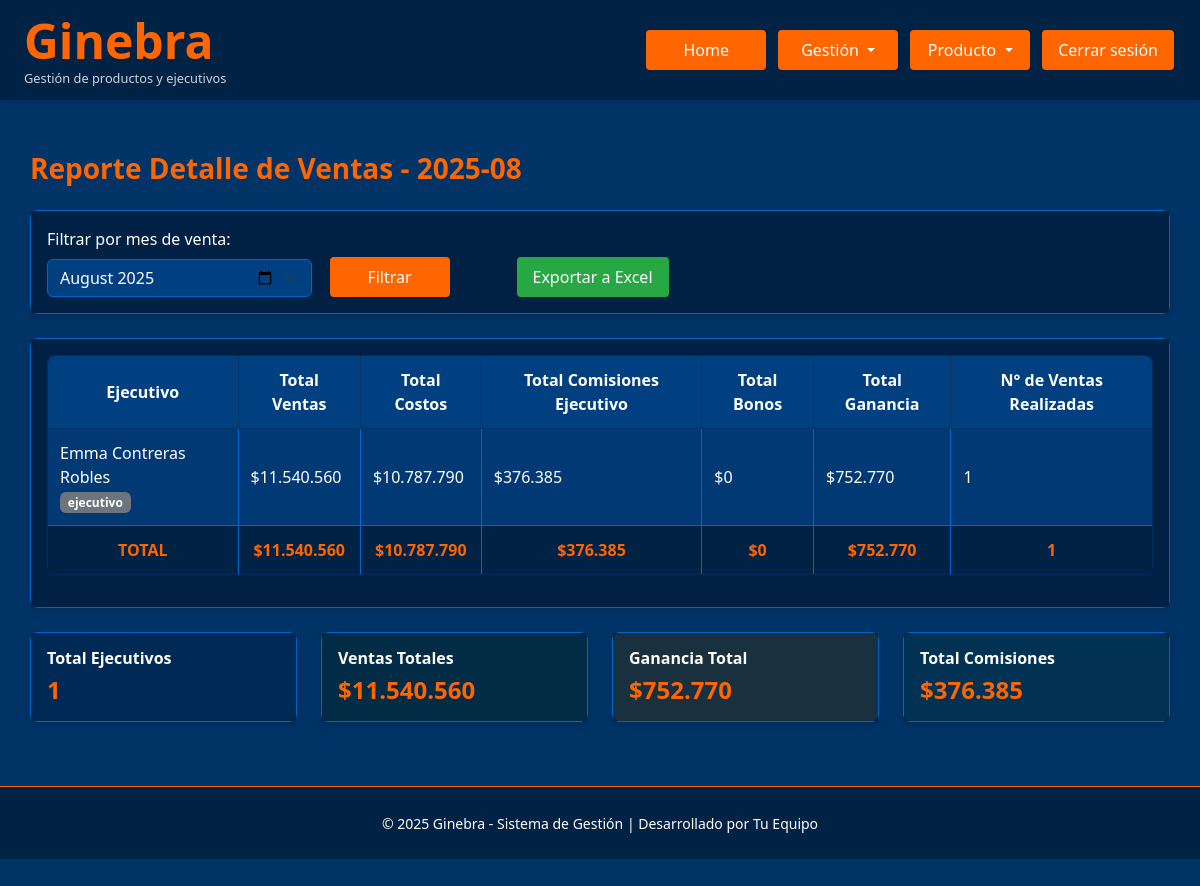
The app's page /reporte_detalle_ventas (signed in) with its own data.
### Ginebra.py (models this page shows)
class Reserva(db.Model):
    id = db.Column(db.Integer, primary_key=True)
    usuario_id = db.Column(db.Integer, db.ForeignKey('usuario.id'), nullable=False)
    fecha_viaje = db.Column(db.Date, nullable=True, index=True)
    fecha_venta = db.Column(db.Date, nullable=True, index=True)
    producto = db.Column(db.String(100), index=True)
    modalidad_pago = db.Column(db.String(100), index=True)
    nombre_pasajero = db.Column(db.String(100), index=True)
    telefono_pasajero = db.Column(db.String(100), index=True)
    mail_pasajero = db.Column(db.String(100), index=True)
    precio_venta_total = db.Column(db.Numeric(12,2), default=Decimal('0.00'), index=True)
    precio_venta_neto = db.Column(db.Numeric(12,2), default=Decimal('0.00'), index=True)
    hotel_neto = db.Column(db.Numeric(12,2), default=Decimal('0.00'), index=True)
    vuelo_neto = db.Column(db.Numeric(12,2), default=Decimal('0.00'), index=True)
    traslado_neto = db.Column(db.Numeric(12,2), default=Decimal('0.00'), index=True)
    seguro_neto = db.Column(db.Numeric(12,2), default=Decimal('0.00'), index=True)
    circuito_neto = db.Column(db.Numeric(12,2), default=Decimal('0.00'), index=True)
    crucero_neto = db.Column(db.Numeric(12,2), default=Decimal('0.00'), index=True)
    excursion_neto = db.Column(db.Numeric(12,2), default=Decimal('0.00'), index=True)
    paquete_neto = db.Column(db.Numeric(12,2), default=Decimal('0.00'), index=True)
    ganancia_total =  db.Column(db.Numeric(12,2), default=Decimal('0.00'), index=True)
    comision_ejecutivo = db.Column(db.Numeric(12,2), default=Decimal('0.00'), index=True)
    comision_agencia = db.Column(db.Numeric(12,2), default=Decimal('0.00'), index=True)
    bonos = db.Column(db.Numeric(12,2), default=Decimal('0.00'), index=True)
    localizadores = db.Column(db.Text, nullable=True)
    nombre_ejecutivo = db.Column(db.String(100), index=True)
    correo_ejecutivo = db.Column(db.String(100), index=True)
    destino = db.Column(db.String(100))
    comentarios = db.Column(db.Text, nullable=True)
    comprobante_venta = db.Column(db.String(200))
    comprobante_pdf = db.Column(db.LargeBinary)
    estado_pago = db.Column(db.Enum(*ESTADO_PAGO_OPTIONS, name='estado_pago_reserva'), default='No Pagado')
    venta_cobrada = db.Column(db.Enum(*VENTA_COBRADA_OPTIONS, name='venta_cobrada_options'), default='No Cobrada')
    venta_emitida = db.Column(db.Enum(*VENTA_EMITIDA_OPTIONS, name='venta_emitida_options'), default='No Emitida')
    usuario = db.relationship('Usuario', backref=db.backref('reservas', lazy=True))
    empresa_id = db.Column(db.Integer, db.ForeignKey('empresa.id'), nullable=True)
    empresa = db.relationship('Empresa', backref=db.backref('reservas', lazy=True))

### Ginebra.py (the view)
@app.route('/reporte_detalle_ventas')
@login_required
@rol_required('admin', 'master', 'controling')
def reporte_detalle_ventas():
    selected_mes_str = request.args.get('mes', '')
    selected_empresa_id = request.args.get('empresa_id', '')
    empresas = Empresa.query.all()
    if not selected_mes_str:
        today = datetime.now()
        selected_mes_str = today.strftime('%Y-%m')
    try:
        year, month = map(int, selected_mes_str.split('-'))
    except Exception:
        today = datetime.now()
        year, month = today.year, today.month
        selected_mes_str = today.strftime('%Y-%m')
    reservas_query = Reserva.query.join(Usuario)
    reservas_query = reservas_query.filter(
        db.extract('year', Reserva.fecha_venta) == year,
        db.extract('month', Reserva.fecha_venta) == month,
        Usuario.rol.in_(['ejecutivo', 'analista', 'controling'])
    )
    if selected_empresa_id and current_user.rol in ['master', 'admin']:
        reservas_query = reservas_query.filter(Usuario.empresa_id == int(selected_empresa_id))
    elif current_user.rol == 'controling':
        reservas_query = reservas_query.filter(Usuario.empresa_id == current_user.empresa_id)
    reservas = reservas_query.all()
    print(f"[DEBUG reporte_detalle_ventas] Total reservas filtradas: {len(reservas)}")
    for r in reservas:
        print(f"[DEBUG reporte_detalle_ventas] Reserva: id={r.id}, usuario_id={r.usuario_id}, nombre_ejecutivo={getattr(r, 'nombre_ejecutivo', None)}, username={(r.usuario.username if r.usuario else None)}, rol={(r.usuario.rol if r.usuario else None)}")
    reporte_data_dict = {}
    for reserva in reservas:
        ejecutivo_id = reserva.nombre_ejecutivo or (reserva.usuario.username if reserva.usuario else 'N/A')
        correo_ejecutivo = reserva.correo_ejecutivo or (reserva.usuario.correo if reserva.usuario else '')
        rol_ejecutivo = reserva.usuario.rol if reserva.usuario else ''
        comision_ejecutivo, comision_agencia, ganancia_total, comision_ejecutivo_porcentaje, precio_venta_neto = calcular_comisiones(reserva, reserva.usuario)
        bonos = reserva.bonos or 0.0
        if ejecutivo_id not in reporte_data_dict:
            reporte_data_dict[ejecutivo_id] = {
                'nombre_ejecutivo': ejecutivo_id,
                'correo_ejecutivo': correo_ejecutivo,
                'rol_ejecutivo': rol_ejecutivo,
                'total_ventas': 0.0,
                'total_costos': 0.0,
                'total_comisiones': 0.0,
                'total_bonos': 0.0,
                'ganancia_neta': 0.0,
                'num_ventas': 0
            }
        reporte_data_dict[ejecutivo_id]['total_ventas'] += float(reserva.precio_venta_total or 0)
        reporte_data_dict[ejecutivo_id]['total_costos'] += float(precio_venta_neto or 0)
        reporte_data_dict[ejecutivo_id]['total_comisiones'] += float(comision_ejecutivo or 0)
        reporte_data_dict[ejecutivo_id]['total_bonos'] += float(bonos or 0)
        reporte_data_dict[ejecutivo_id]['ganancia_neta'] += float(ganancia_total or 0)
        reporte_data_dict[ejecutivo_id]['num_ventas'] += 1
    reporte_data = list(reporte_data_dict.values())
    totales = {
        'total_ventas_global': sum(r['total_ventas'] for r in reporte_data),
        'total_costos_global': sum(r['total_costos'] for r in reporte_data),
        'total_comisiones_global': sum(r['total_comisiones'] for r in reporte_data),
        'total_bonos_global': sum(r['total_bonos'] for r in reporte_data),
        'total_ganancia_neta_global': sum(r['ganancia_neta'] for r in reporte_data),
        'total_ventas_realizadas_global': sum(r['num_ventas'] for r in reporte_data)
    }
    fecha_actual = datetime.now()
    meses_anteriores = []
    for i in range(12):
        fecha_mes = fecha_actual - timedelta(days=30*i)
        mes_str = fecha_mes.strftime('%Y-%m')
        mes_nombre = obtener_nombre_mes(fecha_mes.month)
        meses_anteriores.append(f"{mes_str} ({mes_nombre})")
    return render_template('reporte_detalle_ventas.html',
        reporte_data=reporte_data,
        totales=totales,
        selected_mes_str=selected_mes_str,
        meses_anteriores=meses_anteriores,
        empresas=empresas,
        selected_empresa_id=selected_empresa_id
    )

### templates/reporte_detalle_ventas.html (shortened to what this page needs)
{% extends "base.html" %}
{% block extra_css %}
<link rel="stylesheet" href="{{ url_for('static', filename='reporte_detalle_ventas.css') }}">
{% endblock %}
{% block content %}
<div class="container">
    <div class="d-flex justify-content-between align-items-center mb-4">
        <h3 class="mb-0">Reporte Detalle de Ventas - {{ selected_mes_str }}</h3>
    </div>
    <div class="card mb-4">
        <div class="card-body">
            <form method="GET" class="row g-3 align-items-end">
                <div class="col-md-3">
                    <label for="mes" class="form-label">Filtrar por mes de venta:</label>
                    <input type="month" class="form-select" id="mes" name="mes" value="{{ selected_mes_str or '' }}">
                </div>
                <div class="col-md-2">
                    <button type="submit" class="btn btn-primary">Filtrar</button>
                </div>
                <div class="col-md-3">
                    <a href="{{ url_for('exportar_reporte_detalle_ventas', mes=selected_mes_str) }}" class="btn btn-success">Exportar a Excel</a>
                </div>
            </form>
        </div>
    </div>
    <div class="card">
        <div class="card-body">
            {% if reporte_data %}
            <div class="table-responsive">
                <table class="table table-bordered table-hover text-white align-middle">
                    <thead>
                        <tr>
                            <th>Ejecutivo</th>
                            <th>Total Ventas</th>
                            <th>Total Costos</th>
                            <th>Total Comisiones Ejecutivo</th>
                            <th>Total Bonos</th>
                            <th>Total Ganancia</th>
                            <th>N° de Ventas Realizadas</th>
                        </tr>
                    </thead>
                    <tbody>
                        {% for data in reporte_data %}
                        <tr>
                            <td>
                                {{ data.nombre_ejecutivo }}<br>
                                <span class="badge bg-secondary">{{ data.rol_ejecutivo|default('user') }}</span>
                            </td>
                            <td>${{ "{:,.0f}".format(data.total_ventas).replace(",", ".") }}</td>
                            <td>${{ "{:,.0f}".format(data.total_costos).replace(",", ".") }}</td>
                            <td>${{ "{:,.0f}".format(data.total_comisiones).replace(",", ".") }}</td>
                            <td>${{ "{:,.0f}".format(data.total_bonos).replace(",", ".") }}</td>
                            <td>${{ "{:,.0f}".format(data.ganancia_neta).replace(",", ".") }}</td>
                            <td>{{ data.num_ventas }}</td>
                        </tr>
                        {% else %}
                        <tr>
                            <td colspan="7" class="text-center">
                                No hay datos de ventas para el mes seleccionado.
                            </td>
                        </tr>
                        {% endfor %}
                    </tbody>
                    <tfoot class="table-dark">
                        <tr>
                            <th>TOTAL</th>
                            <th>${{ "{:,.0f}".format(totales.total_ventas_global).replace(",", ".") }}</th>
                            <th>${{ "{:,.0f}".format(totales.total_costos_global).replace(",", ".") }}</th>
                            <th>${{ "{:,.0f}".format(totales.total_comisiones_global).replace(",", ".") }}</th>
                            <th>${{ "{:,.0f}".format(totales.total_bonos_global).replace(",", ".") }}</th>
                            <th>${{ "{:,.0f}".format(totales.total_ganancia_neta_global).replace(",", ".") }}</th>
                            <th>{{ totales.total_ventas_realizadas_global }}</th>
                        </tr>
                    </tfoot>
                </table>
            </div>
            {% else %}
            <div class="alert alert-info">
                <h5>No hay datos disponibles</h5>
                <p>No se encontraron ventas para el mes seleccionado: <strong>{{ selected_mes_str }}</strong></p>
            </div>
            {% endif %}
        </div>
    </div>
    {% if reporte_data %}
    <div class="row mt-4">
        <div class="col-md-3">
            <div class="card bg-primary text-white">
                <div class="card-body">
                    <h5 class="card-title">Total Ejecutivos</h5>
                    <h2 class="card-text">{{ reporte_data|length }}</h2>
                </div>
            </div>
        </div>
        <div class="col-md-3">
            <div class="card bg-success text-white">
                <div class="card-body">
                    <h5 class="card-title">Ventas Totales</h5>
                    <h3 class="card-text">${{ "{:,.0f}".format(totales.total_ventas_global).replace(",", ".") }}</h3>
                </div>
            </div>
        </div>
        <div class="col-md-3">
            <div class="card bg-warning text-white">
                <div class="card-body">
                    <h5 class="card-title">Ganancia Total</h5>
                    <h3 class="card-text">${{ "{:,.0f}".format(totales.total_ganancia_neta_global).replace(",", ".") }}</h3>
                </div>
            </div>
        </div>
        <div class="col-md-3">
            <div class="card bg-info text-white">
                <div class="card-body">
                    <h5 class="card-title">Total Comisiones</h5>
                    <h3 class="card-text">${{ "{:,.0f}".format(totales.total_comisiones_global).replace(",", ".") }}</h3>
                </div>
            </div>
        </div>
    </div>
    {% endif %}
</div>
{% endblock %}

### records on screen
Reserva: nombre_ejecutivo "Emma Contreras Robles", rol_ejecutivo "ejecutivo", total_ventas "11.540.560", total_costos "10.787.790", total_comisiones "376.385", total_bonos "0", ganancia_neta "752.770", num_ventas "1"

### other values on screen
{{ selected_mes_str }} "2025-08"
{{ "{:,.0f}".format(totales.total_ventas_global).replace(",", ".") }} "11.540.560"
{{ "{:,.0f}".format(totales.total_costos_global).replace(",", ".") }} "10.787.790"
{{ "{:,.0f}".format(totales.total_comisiones_global).replace(",", ".") }} "376.385"
{{ "{:,.0f}".format(totales.total_bonos_global).replace(",", ".") }} "0"
{{ "{:,.0f}".format(totales.total_ganancia_neta_global).replace(",", ".") }} "752.770"
{{ totales.total_ventas_realizadas_global }} "1"
{{ reporte_data|length }} "1"
